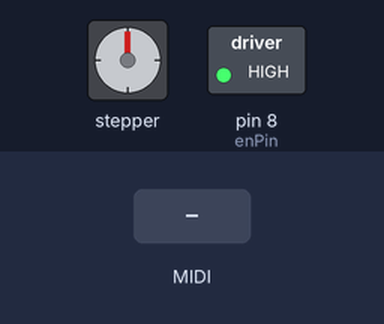
Simulated run of this sketch. Board: Arduino Uno, built with avr-gcc and run on an emulated ATmega328P. On the bench: stepper motor, switched loads named in the sketch (green lamp = pin HIGH). Wiring (inferred from the names in the program): stepper motor (2048 steps per turn assumed): coils pin 2, pin 3, pin 4, pin 5. The inputs (shaded band) are chosen by the test bench. MIDI output is not drawn; pins used as bus, display or sensor lines are not drawn.

Above: at 1.2 s.
1.3 s: MIDI note 36 received
At 2.7 s:
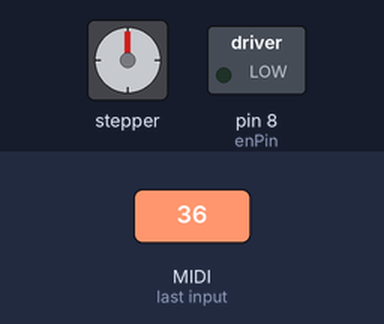
Timing chart, 0 to 13.0 s (numbered marks = the images above; inputs shaded):
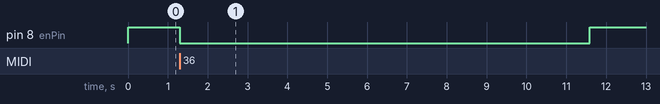

The sketch:

steppers.ino
```cpp
#include <MIDI.h>
#include "pitches.h"

// Pin Assignment
#define stepPin_M1 2
#define stepPin_M2 3
#define stepPin_M3 4
#define stepPin_M4 5
#define stepPin_M5 6


//note that Direction Pins aren't necessary
//comment out if you don't plan on using them
#define dirPin_M1 5
#define dirPin_M2 6
#define dirPin_M3 7
#define dirPin_M4 13

#define enPin 8 //Active LOW

#define TIMEOUT 10000 //Number of milliseconds for watchdog timer

//The index corresponds to the MIDI channel/Motor number being used. Index 0 is not used.
unsigned long motorSpeeds[] = {0, 0, 0, 0, 0, 0}; //holds the speeds of the motors.
unsigned long prevStepMicros[] = {0, 0, 0, 0, 0, 0}; //last time
const bool motorDirection = LOW; //you can use this to change the motor direction, comment out if you aren't using it.
bool disableSteppers = HIGH; //status of the enable pin. disabled when HIGH. Gets enabled when the first note on message is received.
unsigned long WDT; //Will store the time that the last event occured.

MIDI_CREATE_DEFAULT_INSTANCE(); //use default MIDI settings

void setup()
{
  pinMode(stepPin_M1, OUTPUT);
  pinMode(stepPin_M2, OUTPUT);
  pinMode(stepPin_M3, OUTPUT);
  pinMode(stepPin_M4, OUTPUT);
  pinMode(stepPin_M5, OUTPUT);


  pinMode(enPin, OUTPUT);

  MIDI.begin(MIDI_CHANNEL_OMNI); //listen to all MIDI channels
  MIDI.setHandleNoteOn(handleNoteOn); //execute function when note on message is recieved
  MIDI.setHandleNoteOff(handleNoteOff); //execute function when note off message is recieved
  //Serial.begin(115200); //allows for serial MIDI communication, comment out if using HIDUINO or LUFA
}

void loop()
  {
      MIDI.read(); //read MIDI messages
      digitalWrite(enPin, disableSteppers); //choose whether to enable or disable steppers.
      singleStep(1, stepPin_M1); //run each stepper at specified speed
      singleStep(2, stepPin_M2);
      singleStep(3, stepPin_M3);
      singleStep(4, stepPin_M4);
      singleStep(5, stepPin_M5);

      if (millis() - WDT >= TIMEOUT)
      {
        disableSteppers = HIGH; //When the time has elapsed, disable the steppers
      }
  }


void handleNoteOn(byte channel, byte pitch, byte velocity) //MIDI Note ON Command
  {
      disableSteppers = LOW; //enable steppers.
      motorSpeeds[channel] = pitchVals[pitch]; //set the motor speed to specified pitch
      /*
       * Potentially add a grid of steppers and use the MIDI velocity
       * control the number of active steppers in each collumn
       * Each collumn requires its own MIDI channel.
       */
  }


void handleNoteOff(byte channel, byte pitch, byte velocity) //MIDI Note OFF Command
  {
     motorSpeeds[channel] = 0; //set motor speed to zero
  }

void singleStep(byte motorNum, byte stepPin)
  {
      if ((micros() - prevStepMicros[motorNum] >= motorSpeeds[motorNum]) && (motorSpeeds[motorNum] != 0))
      { //step when correct time has passed and the motor is at a nonzero speed
          prevStepMicros[motorNum] += motorSpeeds[motorNum];
          WDT = millis(); //update watchdog timer
          digitalWrite(stepPin, HIGH);
          digitalWrite(stepPin, LOW);
      }
  }
```

pitches.h
```cpp
/*
   An array of MIDI pitches and their respective speed values.
   The index is the MIDI pitch value
   The value stored is the time value between pulses on the stepper motor that produce the desired tone.
   Adjust these to tune each stepper motor.
   Note that the duration is in microseconds
   pitchVal = 1000000/frequency
*/

const long pitchVals[] = {
  0, //0, C-1
  0, //1, C#-1
  0, //2, D-1
  0, //3, D#-1
  0, //4, E-1
  0, //5, F-1
  0, //6, F#-1
  0, //7, G-1
  0, //8, G#-1
  0, //9, A-1
  0, //10, A#-1
  0, //11, B-1
  0, //12, C0
  0, //13, C#0
  0, //14, D0
  0, //15, D#0
  0, //16, E0
  0, //17, F0
  0, //18, F#0
  0, //19, G0
  0, //20, G#0
  0, //21, A0
  0, //22, A#0
  32258, //  23  B0 31
  30303,  //  24  C1  33
  28571, //  25  CS1 35
  27027, //  26  D1  37
  25641, //  27  DS1 39
  24390,  //  28  E1  41
  22727, //  29  F1  44
  21739, //  30  FS1 46
  20408, //  31  G1  49
  19230, //  32  GS1 52
  18182, //  33  A1  55
  17241, //  34  AS1 58
  16129, //  35  B1  62
  15385, //  36  C2  65
  14493, //  37  CS2 69
  13699, //  38  D2  73
  12821, //  39  DS2 78
  12195, //  40  E2  82
  11494, //  41  F2  87
  10753, //  42  FS2 93
  10204, //  43  G2  98
  9615, //  44  GS2 104
  9091, //  45  A2  110
  8547, //  46  AS2 117
  8130, //  47  B2  123
  7634, //  48  C3  131
  7194, //  49  CS3 139
  6803, //  50  D3  147
  6410,  //  51  DS3 156
  6061, //  52  E3  165
  5714, //  53  F3  175
  5405, //  54  FS3 185
  5102, //  55  G3  196
  4808, //  56  GS3 208
  4545, //  57  A3  220
  4292, //  58  AS3 233
  4049, //  59  B3  247
  3817, //  60  C4  262
  3610, //  61  CS4 277
  3401, //  62  D4  294
  3215, //  63  DS4 311
  3030,  //  64  E4  330
  2865, //  65  F4  349
  2703, //  66  FS4 370
  2551, //  67  G4  392
  2410, //  68  GS4 415
  2273, //  69  A4  440
  2146, //  70  AS4 466
  2024, //  71  B4  494
  1912, //  72  C5  523
  1805, //  73  CS5 554
  1704, //  74  D5  587
  1608, //  75  DS5 622
  1517, //  76  E5  659
  1433, //  77  F5  698
  1351, //  78  FS5 740
  1276, //  79  G5  784
  1203, //  80  GS5 831
  1136, //  81  A5  880
  1073, //  82  AS5 932
  1012, //  83  B5  988
  955, //  84  C6  1047
  902, //  85  CS6 1109
  851, //  86  D6  1175
  803, //  87  DS6 1245
  758, //  88  E6  1319
  716, //  89  F6  1397
  676, //  90  FS6 1480
  638,  //  91  G6  1568
  602, //  92  GS6 1661
  568, //  93  A6  1760
  536, //  94  AS6 1865
  506, //  95  B6  1976
  478, //  96  C7  2093
  451,  //  97  CS7 2217
  426, //  98  D7  2349
  402, //  99  DS7 2489
  379, //  100 E7  2637
  358, //  101 F7  2794
  338, //  102 FS7 2960
  315,  //  103 G7  3136
  301, //  104 GS7 3322
  284, //  105 A7  3520
  268, //  106 AS7 3729
  253, //  107 B7  3951
  239, //  108 C8  4186
  225, //  109 CS8 4435
  213, //  110 D8  4699
  201, //  111 DS8 4978
  0, //112, E8
  0, //113, F8
  0, //114, F#8
  0, //115, G8
  0, //116, G#8
  0, //117, A8
  0, //118, A#8
  0, //119, B8
  0, //120, C9
  0, //121, C#9
  0, //122, D9
  0, //123, D#9
  0, //124, E9
  0, //125, F9
  0, //126, F#9
  0, //127, G9
};
```

Measured:
- after the input at 1.3 s, pin 8 (enPin): HIGH → LOW at once, → HIGH 10.3 s later
